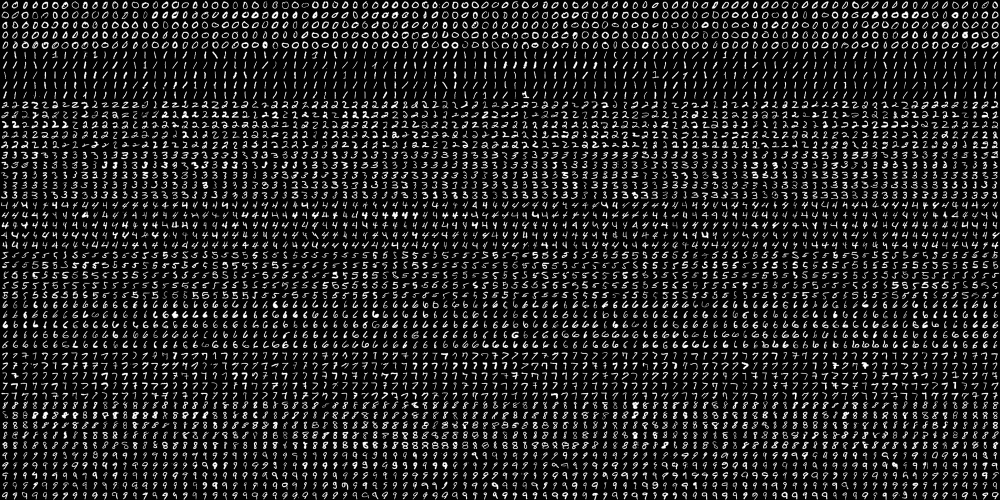
//> input picture day-5-image-classification/digits.png, 2000 x 1000 px (shown at 1/2 size)
$ ./train_digits   (built with g++ and OpenCV 4)
//> lines starting //> are read from the running program, lines starting //| are printed output that depends on the picture
/*
Copyright 2017 BIG VISION LLC ALL RIGHTS RESERVED

This code is made available to the students of
the online course titled "OpenCV for Beginners"
by Satya Mallick for personal non-commercial use.

Sharing this code is strictly prohibited without written
permission from Big Vision LLC.

For licensing and other inquiries, please email
spmallick@bigvisionllc.com
*/
#include <iostream>
#include <opencv2/highgui.hpp>
#include <opencv2/imgproc.hpp>
#include "opencv2/objdetect.hpp"
#include <opencv2/ml.hpp>

using namespace cv::ml;
using namespace cv;
using namespace std;

string pathName = "digits.png";
int SZ = 20;
float affineFlags = WARP_INVERSE_MAP|INTER_LINEAR;

Mat deskew(Mat& img){
    Moments m = moments(img);
    if(abs(m.mu02) < 1e-2){
        return img.clone();
    }
    float skew = m.mu11/m.mu02;
    Mat warpMat = (Mat_<float>(2,3) << 1, skew, -0.5*SZ*skew, 0, 1, 0);
    Mat imgOut = Mat::zeros(img.rows, img.cols, img.type());
    warpAffine(img, imgOut, warpMat, imgOut.size(),affineFlags);

    return imgOut;
}

void loadTrainTestLabel(string &pathName, vector<Mat> &trainCells, vector<Mat> &testCells,vector<int> &trainLabels, vector<int> &testLabels)
{

    Mat img = imread(pathName,CV_LOAD_IMAGE_GRAYSCALE);
//> img is the input picture: 1000 rows x 2000 cols, CV_8UC1; min 0, max 255, mean 33.8
    int ImgCount = 0;
    for(int i = 0; i < img.rows; i = i + SZ)
    {
        for(int j = 0; j < img.cols; j = j + SZ)
        {
            Mat digitImg = (img.colRange(j,j+SZ).rowRange(i,i+SZ)).clone();
            if(j < int(0.9*img.cols))
            {
                trainCells.push_back(digitImg);
            }
            else
            {
                testCells.push_back(digitImg);
            }
            ImgCount++;
        }
    }
//> this loop made 50 passes
//> ImgCount on passes 1 to 12: 100, 200, 300, 400, 500, 600, 700, 800, 900, 1000, 1100, 1200
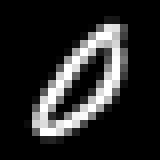
//> testCells[4]: 20 rows x 20 cols, CV_8UC1 (shown 8 times larger); min 0, max 255, mean 39.4
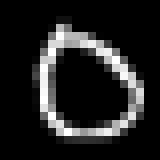
//> testCells[5]: 20 rows x 20 cols, CV_8UC1 (shown 8 times larger); min 0, max 255, mean 33.9
//> after the loop, ImgCount = 5000

    cout << "Image Count : " << ImgCount << endl;
//| Image Count : 5000
    float digitClassNumber = 0;

    for(int z=0;z<int(0.9*ImgCount);z++){
        if(z % 450 == 0 && z != 0){
            digitClassNumber = digitClassNumber + 1;
            }
        trainLabels.push_back(digitClassNumber);
    }
//> after the loop, digitClassNumber = 9; trainLabels = 4500 values from 0 to 9
    digitClassNumber = 0;
    for(int z=0;z<int(0.1*ImgCount);z++){
        if(z % 50 == 0 && z != 0){
            digitClassNumber = digitClassNumber + 1;
            }
        testLabels.push_back(digitClassNumber);
    }
//> after the loop, digitClassNumber = 9; testLabels = 500 values from 0 to 9
}

void CreateDeskewedTrainTest(vector<Mat> &deskewedTrainCells,vector<Mat> &deskewedTestCells, vector<Mat> &trainCells, vector<Mat> &testCells){


    for(int i=0;i<trainCells.size();i++){

        Mat deskewedImg = deskew(trainCells[i]);
        deskewedTrainCells.push_back(deskewedImg);
    }

    for(int i=0;i<testCells.size();i++){

        Mat deskewedImg = deskew(testCells[i]);
        deskewedTestCells.push_back(deskewedImg);
    }
}

HOGDescriptor hog(
        Size(20,20), //winSize
        Size(8,8), //blocksize
        Size(4,4), //blockStride,
        Size(8,8), //cellSize,
                 9, //nbins,
                  1, //derivAper,
                 -1, //winSigma,
                  0, //histogramNormType,
                0.2, //L2HysThresh,
                  0,//gammal correction,
                  64,//nlevels=64
                  1);
void CreateTrainTestHOG(vector<vector<float> > &trainHOG, vector<vector<float> > &testHOG, vector<Mat> &deskewedtrainCells, vector<Mat> &deskewedtestCells){

    for(int y=0;y<deskewedtrainCells.size();y++){
        vector<float> descriptors;
        hog.compute(deskewedtrainCells[y],descriptors);
        trainHOG.push_back(descriptors);
    }

    for(int y=0;y<deskewedtestCells.size();y++){

        vector<float> descriptors;
        hog.compute(deskewedtestCells[y],descriptors);
        testHOG.push_back(descriptors);
    }
}
void ConvertVectortoMatrix(vector<vector<float> > &trainHOG, vector<vector<float> > &testHOG, Mat &trainMat, Mat &testMat)
{

    int descriptor_size = trainHOG[0].size();

    for(int i = 0;i<trainHOG.size();i++){
        for(int j = 0;j<descriptor_size;j++){
           trainMat.at<float>(i,j) = trainHOG[i][j];
        }
    }
    for(int i = 0;i<testHOG.size();i++){
        for(int j = 0;j<descriptor_size;j++){
            testMat.at<float>(i,j) = testHOG[i][j];
        }
    }
}

void getSVMParams(SVM *svm)
{
    cout << "Kernel type     : " << svm->getKernelType() << endl;
    cout << "Type            : " << svm->getType() << endl;
    cout << "C               : " << svm->getC() << endl;
    cout << "Degree          : " << svm->getDegree() << endl;
    cout << "Nu              : " << svm->getNu() << endl;
    cout << "Gamma           : " << svm->getGamma() << endl;
}

Ptr<SVM> svmInit(float C, float gamma)
{
  Ptr<SVM> svm = SVM::create();
  svm->setGamma(gamma);
  svm->setC(C);
  svm->setKernel(SVM::RBF);
  svm->setType(SVM::C_SVC);

  return svm;
}

void svmTrain(Ptr<SVM> svm, Mat &trainMat, vector<int> &trainLabels)
{
  Ptr<TrainData> td = TrainData::create(trainMat, ROW_SAMPLE, trainLabels);
  svm->train(td);
  svm->save("results/eyeGlassClassifierModel.yml");
}

void svmPredict(Ptr<SVM> svm, Mat &testResponse, Mat &testMat )
{
  svm->predict(testMat, testResponse);
}

void SVMevaluate(Mat &testResponse, float &count, float &accuracy, vector<int> &testLabels)
{
  for(int i = 0; i < testResponse.rows; i++)
  {
    // cout << testResponse.at<float>(i,0) << " " << testLabels[i] << endl;
    if(testResponse.at<float>(i,0) == testLabels[i])
      count = count + 1;
  }
  accuracy = (count/testResponse.rows)*100;
}


int main()
{

    vector<Mat> trainCells;
    vector<Mat> testCells;
    vector<int> trainLabels;
    vector<int> testLabels;
    loadTrainTestLabel(pathName,trainCells,testCells,trainLabels,testLabels);
//> trainLabels = 4500 values from 0 to 9; testLabels = 500 values from 0 to 9

    vector<Mat> deskewedTrainCells;
    vector<Mat> deskewedTestCells;
    CreateDeskewedTrainTest(deskewedTrainCells,deskewedTestCells,trainCells,testCells);
//> the loop in CreateDeskewedTrainTest, `for(int i=0;i<trainCells.size();i++)` made 4500 passes
//> (skew in deskew, warpMat in deskew) on passes 1 to 3: (-0.347, [[1, -0.347, 3.47], [0, 1, 0]]), (-0.388, [[1, -0.388, 3.88], [0, 1, 0]]), (-0.301, [[1, -0.301, 3.01], [0, 1, 0]])
//> after the loop in CreateDeskewedTrainTest, `for(int i=0;i<trainCells.size();i++)`:
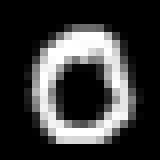
//> deskewedTrainCells[4]: 20 rows x 20 cols, CV_8UC1 (shown 8 times larger); min 0, max 255, mean 58.3
//> the loop in CreateDeskewedTrainTest, `for(int i=0;i<testCells.size();i++)` made 500 passes
//> (skew in deskew, warpMat in deskew) on passes 1 to 3: (-0.425, [[1, -0.425, 4.25], [0, 1, 0]]), (-0.0988, [[1, -0.0988, 0.988], [0, 1, 0]]), (-0.515, [[1, -0.515, 5.15], [0, 1, 0]])
//> pass 1, in deskew (call 61), `warpAffine(img, imgOut, warpMat, imgOut.size(),affineFlags);`:
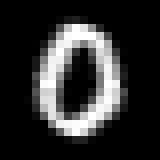
//> imgOut: 20 rows x 20 cols, CV_8UC1 (shown 8 times larger); min 0, max 255, mean 47.3
//> after the loop in CreateDeskewedTrainTest, `for(int i=0;i<testCells.size();i++)`:
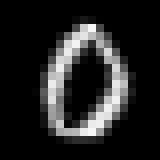
//> deskewedTestCells[3]: 20 rows x 20 cols, CV_8UC1 (shown 8 times larger); min 0, max 246, mean 35.4
//> after the loop in CreateDeskewedTrainTest, `for(int i=0;i<testCells.size();i++)`:
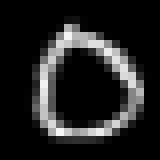
//> deskewedTestCells[5]: 20 rows x 20 cols, CV_8UC1 (shown 8 times larger); min 0, max 247, mean 33.9

    std::vector<std::vector<float> > trainHOG;
    std::vector<std::vector<float> > testHOG;
    CreateTrainTestHOG(trainHOG,testHOG,deskewedTrainCells,deskewedTestCells);
//> after the loop in CreateTrainTestHOG, `for(int y=0;y<deskewedtrainCells.size();y++)`: trainHOG = 4500 items
//> after the loop in CreateTrainTestHOG, `for(int y=0;y<deskewedtestCells.size();y++)`: testHOG = 500 items
//> trainHOG = 4500 items; testHOG = 500 items

    int descriptor_size = trainHOG[0].size();
//> descriptor_size = 144
    cout << "Descriptor Size : " << descriptor_size << endl;
//| Descriptor Size : 144

    Mat trainMat(trainHOG.size(),descriptor_size,CV_32FC1);
    Mat testMat(testHOG.size(),descriptor_size,CV_32FC1);
//> testMat: 500 rows x 144 cols, CV_32FC1; every value is 0

    ConvertVectortoMatrix(trainHOG,testHOG,trainMat,testMat);
//> after the loop in ConvertVectortoMatrix, `for(int i = 0;i<testHOG.size();i++)`:
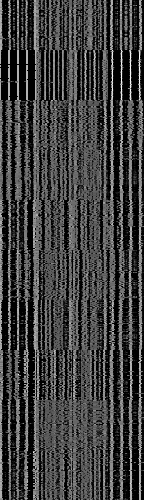
//> testMat: 500 rows x 144 cols, CV_32FC1; min 0, max 0.995, mean 0.247

    float C = 12.5, gamma = 0.5;

    Mat testResponse;
    Ptr<SVM> model = svmInit(C, gamma);

    ///////////  SVM Training  ////////////////
    svmTrain(model, trainMat, trainLabels);

    ///////////  SVM Testing  ////////////////
    svmPredict(model, testResponse, testMat);
//> in svmPredict, `svm->predict(testMat, testResponse);`: testResponse = 500 values, max 9 at index 450, min 0 at index 0, mean 4.44

    ////////////// Find Accuracy   ///////////
    float count = 0;
    float accuracy = 0 ;
    getSVMParams(model);
//| Kernel type     : 2
//| Type            : 100
//| C               : 12.5
//| Degree          : 0
//| Nu              : 0
//| Gamma           : 0.5
    SVMevaluate(testResponse, count, accuracy, testLabels);
//> after the loop in SVMevaluate, `for(int i = 0; i < testResponse.rows; i++)`: count = 492
//> in SVMevaluate, `accuracy = (count/testResponse.rows)*100;`: accuracy = 98.4
//> count = 492; accuracy = 98.4

    cout << "the accuracy is :" << accuracy << endl;
//| the accuracy is :98.4
    return 0;
}
